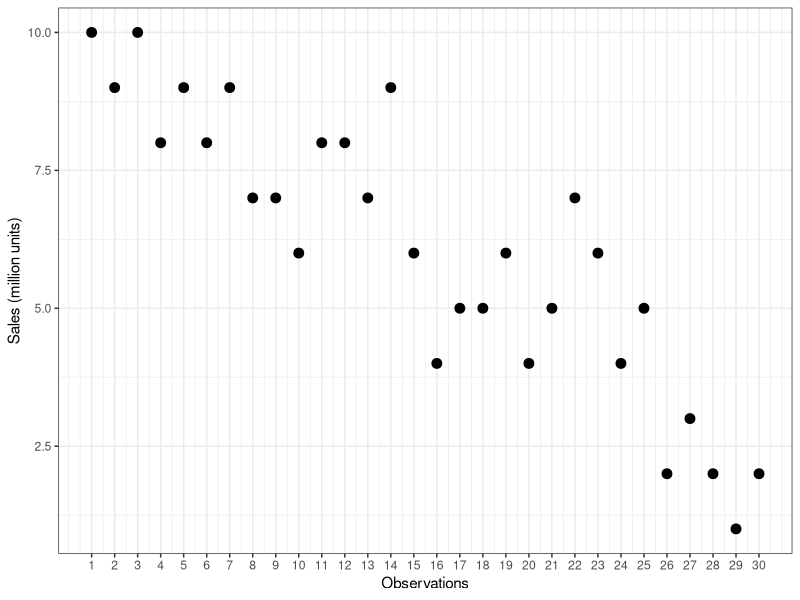
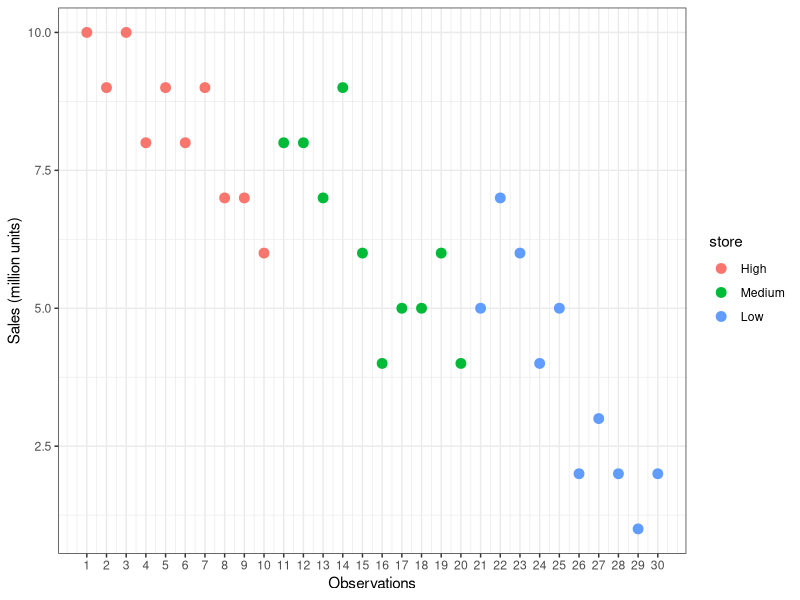
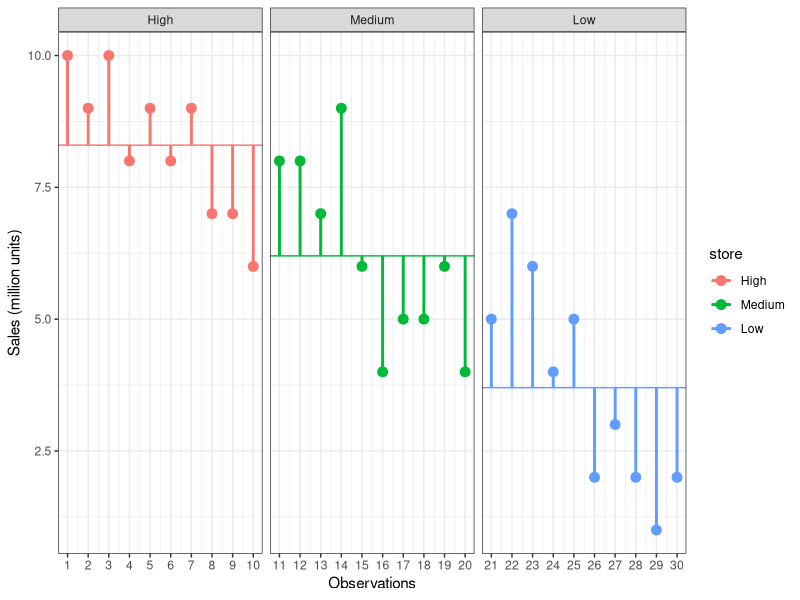
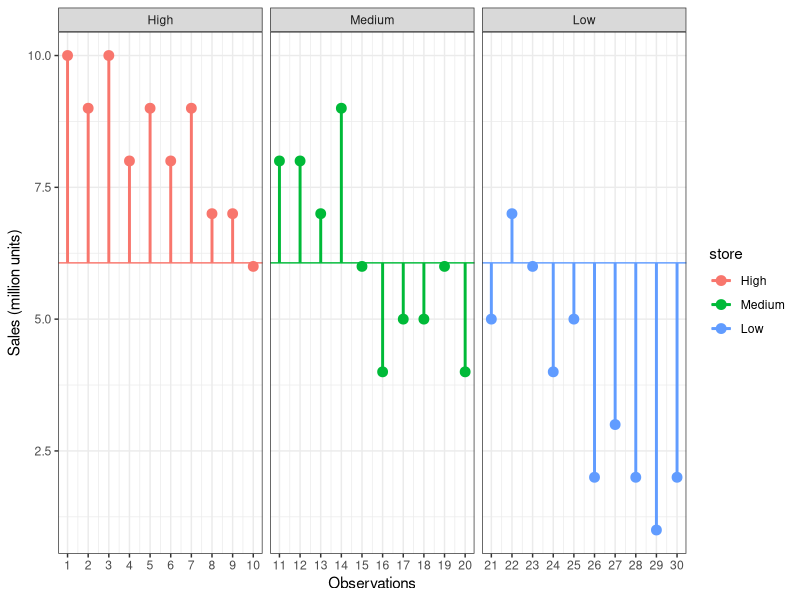
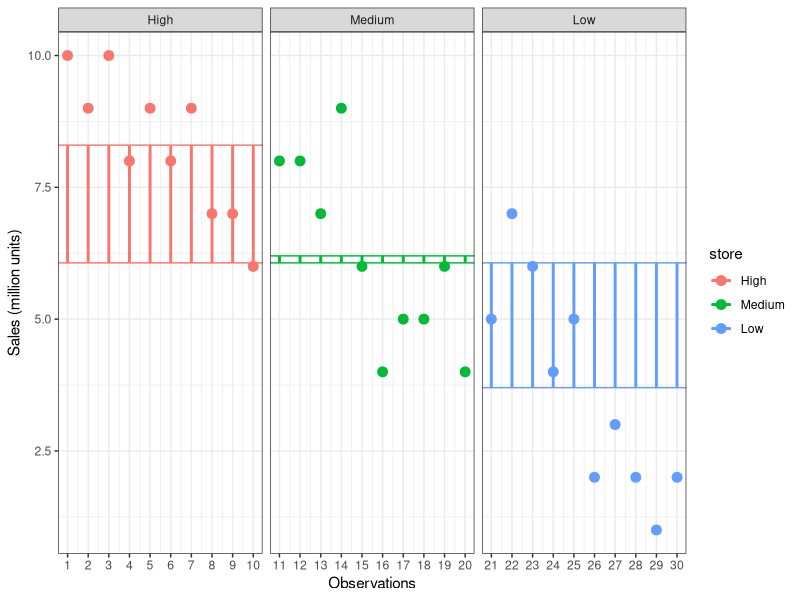
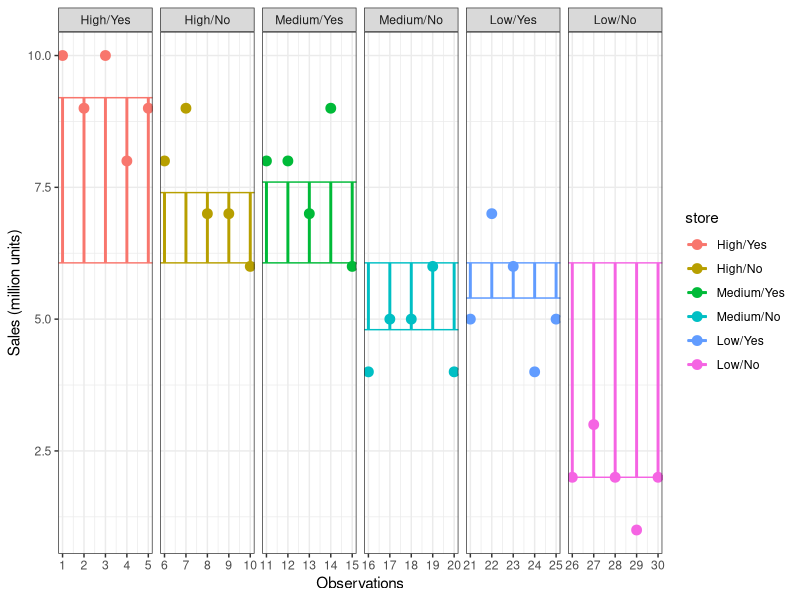

Source code (R) for these figures, in order:
## ---- chunk 1
library(plyr)
library(ggplot2)
promotion <- c(10,9,10,8,9,8,9,7,7,6,8,8,7,9,6,4,5,5,6,4,5,7,6,4,5,2,3,2,1,2)
store <-c(rep(1,10),rep(2,10),rep(3,10))
count <- c(1:30)
d <- data.frame(promotion,store,count)
d$store <- factor(d$store, levels = c(1:3), labels = c("High", "Medium", "Low"))
means <- aggregate(d[,1], list(d$store), mean)
means <- plyr::rename(means, c(Group.1="store"))
d$groupmean <- c(rep(means[1,2],10),rep(means[2,2],10),rep(means[3,2],10))
d$grandmean <- c(mean(d$promotion))
d$group6 <- store <-c(rep(1,5),rep(2,5),rep(3,5),rep(4,5),rep(5,5),rep(6,5))
d$group6 <- factor(d$group6, levels = c(1:6), labels = c("High/Yes", "High/No", "Medium/Yes", "Medium/No","Low/Yes", "Low/No"))
means6 <- aggregate(d[,1], list(d$group6), mean)
means6 <- plyr::rename(means6, c(Group.1="group6"))
d$groupmean6 <- c(rep(means6[1,2],5),rep(means6[2,2],5),rep(means6[3,2],5),rep(means6[4,2],5),rep(means6[5,2],5),rep(means6[6,2],5))

ggplot(d, aes(x=count,y=promotion)) + 
  geom_point(size=3) + scale_x_continuous(breaks = 1:30) + 
  labs(x = "Observations",y = "Sales (million units)", colour="store",size=11, fill="") +
  theme(axis.title = element_text(size = 12),
        axis.text  = element_text(size=12),
        strip.text.x = element_text(size = 12),
        legend.position="none")+ theme_bw()

ggplot(d, aes(x=count,y=promotion,color=store)) + 
  geom_point(size=3) + scale_x_continuous(breaks = 1:30) + 
  labs(x = "Observations",y = "Sales (million units)", colour="store",size=11, fill="") +
  theme(axis.title = element_text(size = 12),
        axis.text  = element_text(size=12),
        strip.text.x = element_text(size = 12),
        legend.position="none")+ theme_bw()

ggplot(d, aes(x=count,y=promotion,color=store)) + 
  geom_point(size=3) + facet_grid(~store, scales = "free_x") + 
  scale_x_continuous(breaks = 1:30) + geom_hline(data = means, aes(yintercept = x,color=store)) +
  labs(x = "Observations",y = "Sales (million units)", colour="store",size=11, fill="") +
  geom_segment(aes(x=count,y=groupmean, xend=count, yend=promotion),size=1) + 
  theme(axis.title = element_text(size = 12),
        axis.text  = element_text(size=12),
        strip.text.x = element_text(size = 12),
        legend.position="none")+ theme_bw()

ggplot(d, aes(x=count,y=promotion,color=store)) + 
  geom_point(size=3) + facet_grid(~store, scales = "free_x") + 
  scale_x_continuous(breaks = 1:30) + geom_hline(aes(yintercept = grandmean,color=store)) +
  labs(x = "Observations",y = "Sales (million units)", colour="store",size=11, fill="") +
  geom_segment(aes(x=count,y=grandmean, xend=count, yend=promotion),size=1) + 
  theme(axis.title = element_text(size = 12),
        axis.text  = element_text(size=12),
        strip.text.x = element_text(size = 12),
        legend.position="none")+ theme_bw()

ggplot(d, aes(x=count,y=promotion,color=store)) + 
  geom_point(size=3) + facet_grid(~store, scales = "free_x") + 
  scale_x_continuous(breaks = 1:30) + geom_hline(aes(yintercept = grandmean,color=store)) +
  geom_hline(aes(yintercept = groupmean,color=store)) +
  labs(x = "Observations",y = "Sales (million units)", colour="store",size=11, fill="") +
  geom_segment(aes(x=count,y=grandmean, xend=count, yend=groupmean),size=1) + 
  theme(axis.title = element_text(size = 12),
        axis.text  = element_text(size=12),
        strip.text.x = element_text(size = 12),
        legend.position="none")+ theme_bw()

ggplot(d, aes(x=count,y=promotion,color=group6)) + 
  geom_point(size=3) + facet_grid(~group6, scales = "free_x") + 
  scale_x_continuous(breaks = 1:30) + geom_hline(aes(yintercept = grandmean, color=group6)) +
  geom_hline(aes(yintercept = groupmean6,color=group6)) +
  labs(x = "Observations",y = "Sales (million units)", colour="store",size=11, fill="") +
  geom_segment(aes(x=count,y=grandmean, xend=count, yend=groupmean6),size=1) + 
  theme(axis.title = element_text(size = 12),
        axis.text  = element_text(size=12),
        strip.text.x = element_text(size = 12),
        legend.position="none") + theme_bw()
